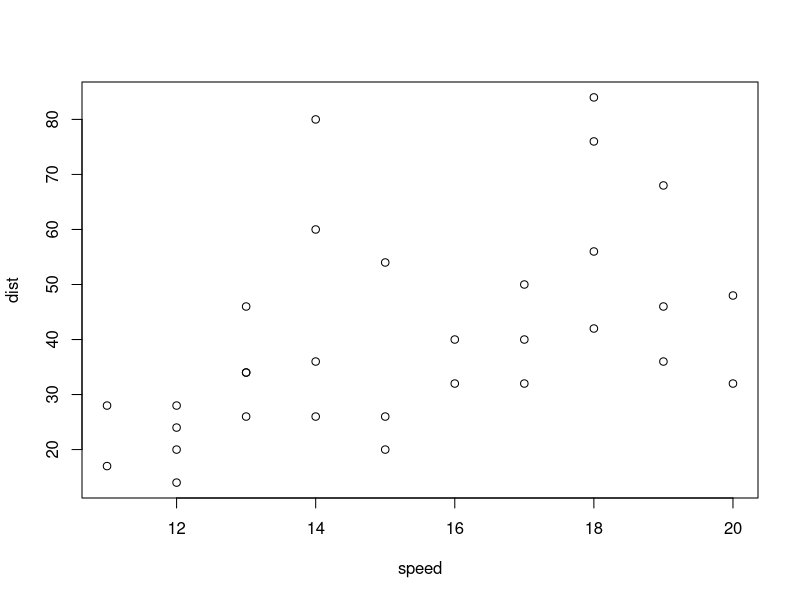

Write R code to recreate this figure.
## ---- chunk 1
plot(cars[10:40,])
